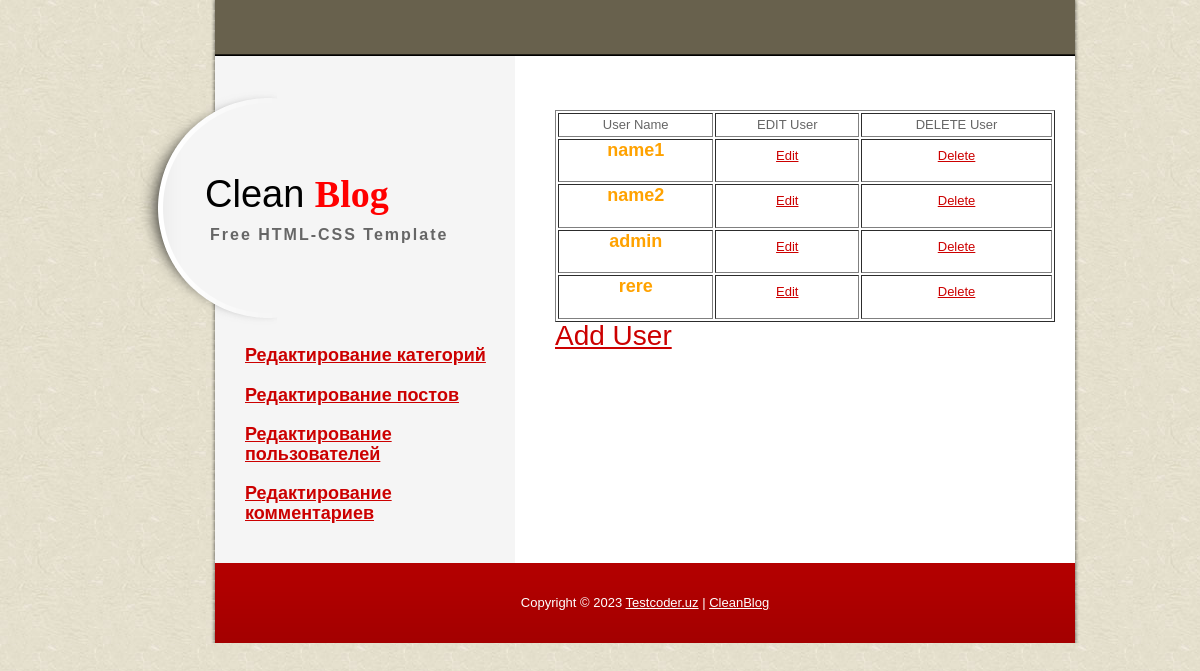
The app's page /admin/index.php?view=users (signed in) with its own data.
### tables this page shows
CREATE TABLE `users` (
  `id` int(11) NOT NULL,
  `name` varchar(255) NOT NULL,
  `login` varchar(255) NOT NULL,
  `password` varchar(255) NOT NULL,
  `email` varchar(255) NOT NULL,
  `img` varchar(255) DEFAULT NULL,
  `isAdmin` int(11) DEFAULT NULL
);

### admin/controller/controller.php (called while the page is built, shortened)
<?php
$users = users();
include $_SERVER['DOCUMENT_ROOT']."/MvcCleanBlog/admin/views/theme/index.php";
?>

### admin/index.php (called while the page is built, shortened)
<?php
include CONTR;
?>

### admin/model/model.php (called while the page is built, shortened)
<?
function users(){
	global $con;
	$res = mysqli_query($con,"SELECT * FROM users");
	$arr = [];
	while($row = mysqli_fetch_assoc($res)){
		$arr[] = $row;
		}
		return $arr;
}

### admin/views/theme/pages/users.php (the view, shortened to what this page needs)
			<table border="1" width="500" height="200" >
				<thead>
					<tr align="center">
						<td >User Name</td>
						<td >EDIT User</td>
						<td >DELETE User</td>
					</tr>
				</thead>
				<tbody>
<?
foreach($users as $one){?>
					<tr align="center">
						<td >
							<h4><?=$one['name']?></h4>
						</td>
						<td >
							<p ><a href="?view=edituser&id=<?=$one['id']?>">Edit</a></p>
						</td>
						<td >
							<p ><a href="?view=delluser&id=<?=$one['id']?>">Delete</a></p>
						</td>
					</tr>
				<? }?>
				</tbody>
			</table>
            <h2><a href="?view=adduser">Add User</a> </h2>

### admin/views/theme/templatemo_style.css (style rules this page uses)
body { margin: 0px; padding: 0px; color: #666; font-family: Helevetica,Arial,sans-serif; font-size: 13px; line-height:1.5em; background-image: url(images/templatemo_body.jpg); background-repeat: repeat; }
a, a:link, a:visited { color: #CC0000; }
p { margin: 0px; padding: 0 0 10px 0; }
h2 { font-size: 28px; font-weight: normal; line-height: 28px; margin: 0 0 30px 0; padding: 0; color: #c7a902; }
h4 { font-size: 18px; margin: 0 0 20px 0; padding: 0; color: #ffa200; }

### records on screen
users: name "name1"
users: name "name2"
users: name "admin"
users: name "rere"
